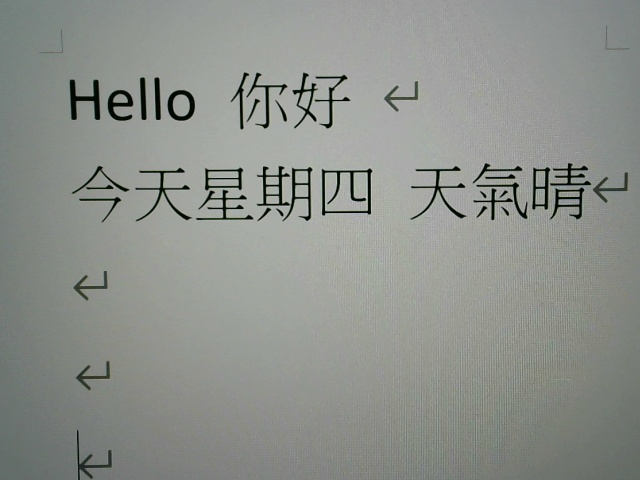
#> input picture Picture/OCRImage.jpg, 640 x 480 px, found by its file name
$ python -i OCRImage.py   (imports and definitions only)
#> lines starting #> are read from the running program, lines starting #| are printed output that depends on the picture; after the words box and inside, x2 and y2 are one past the last pixel; in counts of white or black regions, pixels touching at a corner belong together
import cv2
#import read

def image_func():

    #img = cv2.imread('./pic/1.png', 0)
    img = cv2.imread('/home/pi/Desktop/Project/Picture/OCRImage.jpg', 0)	# 以灰度模式開啟圖片生成圖片物件
#> img: shape (480, 640); min 0, max 197, mean 143.6

    # 先列出用到的預處理手段：

    # 虛化處理
    blurMedian = cv2.medianBlur(img, 3)	# 中值虛化處理p2
    blurGaussian = cv2.GaussianBlur(img,(5,5),0)	# 高斯虛化處理p1
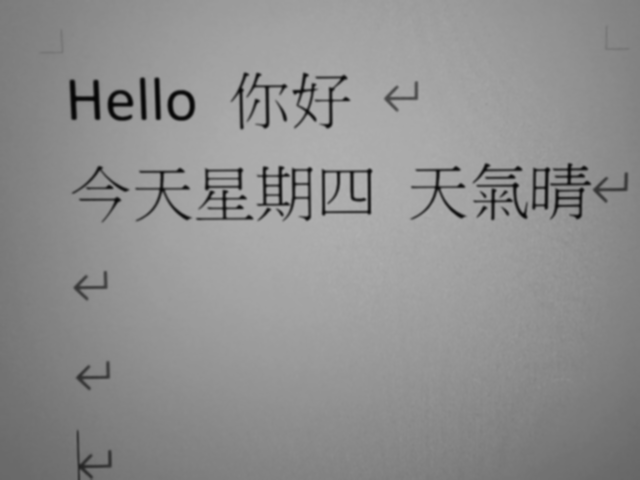
#> blurGaussian: shape (480, 640); min 5, max 177, mean 143.6

    # 闕值處理

    # 最直接的闕值處理 p3
    simpleThreshold = cv2.threshold(img, 127, 255, cv2.THRESH_BINARY)[1]
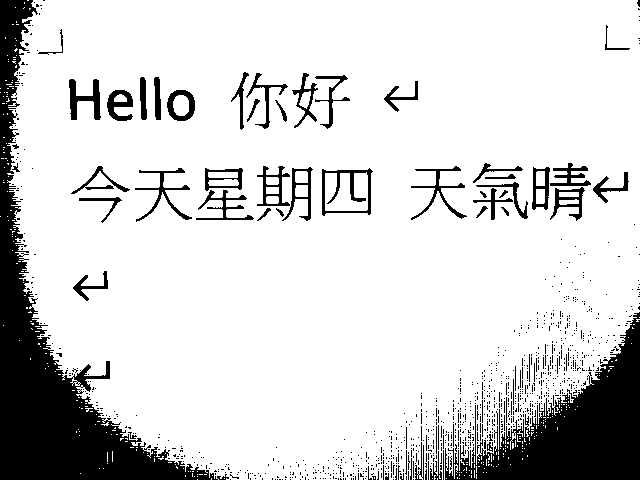
#> simpleThreshold: shape (480, 640); 83.8% white; 1093 black regions (1036 under 20 px), largest, box (x1, y1, x2, y2) and area: (0, 0, 229, 480) 22301, (445, 312, 640, 480) 13686, (322, 168, 373, 216) 725
    # 規定一個闕值127，小於的是背景，大於的是文字(255)。cv2.THRESH_BINARY位置還有其他引數可控選擇，參見opencv-python的技術文件。返回一個列表，列表有兩個元素，第二個元素是處理的圖片物件，所以索引用1

    # 中值自適應闕值處理p4
    adaptiveThreshold1 = cv2.adaptiveThreshold(img, 255, cv2.ADAPTIVE_THRESH_MEAN_C, cv2.THRESH_BINARY, 11, 2)
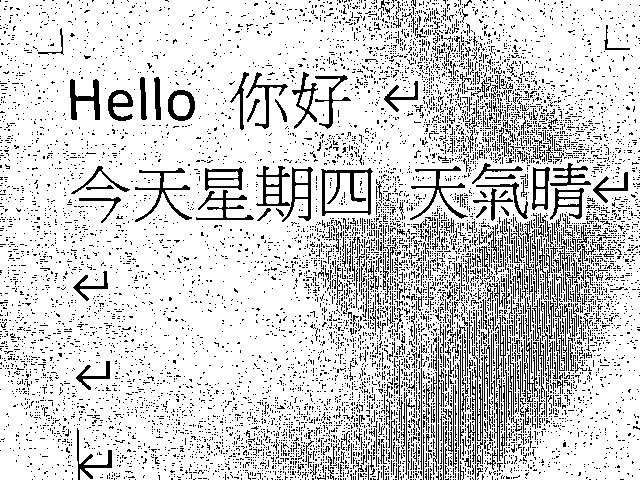
#> adaptiveThreshold1: shape (480, 640); 82.5% white; black in thin lines or dots
    # cv2.ADAPTIVE_THRESH_MEAN_C，闕值取鄰近區域的中值。返回處理後的圖片物件，注意第一個引數影象物件img必須是灰度模式

    # 高斯自適應闕值處理p5
    adaptiveThreshold2 = cv2.adaptiveThreshold(img, 255, cv2.ADAPTIVE_THRESH_GAUSSIAN_C, cv2.THRESH_BINARY, 11, 2)
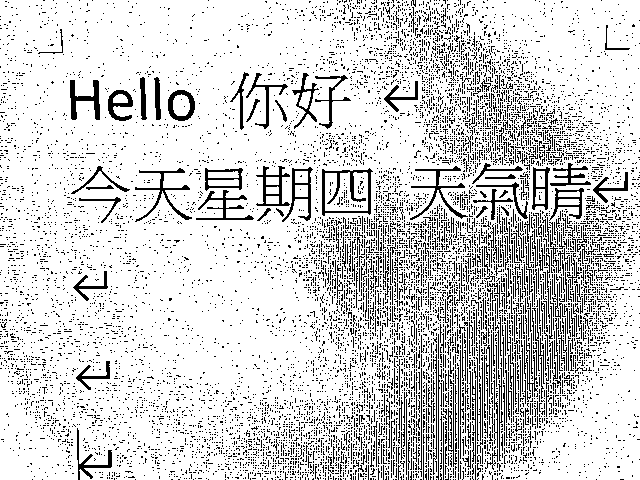
#> adaptiveThreshold2: shape (480, 640); 83.2% white; black in thin lines or dots
    # cv2.ADAPTIVE_THRESH_GAUSSIAN_C闕值是加了權重的鄰近區域值的和，而這個權重的計算使用了高斯窗（Gaussian Window）

    # OTSU二值化處理p6
    otsuThreshold1 = cv2.threshold(img, 0, 255, cv2.THRESH_BINARY+cv2.THRESH_OTSU) [1]
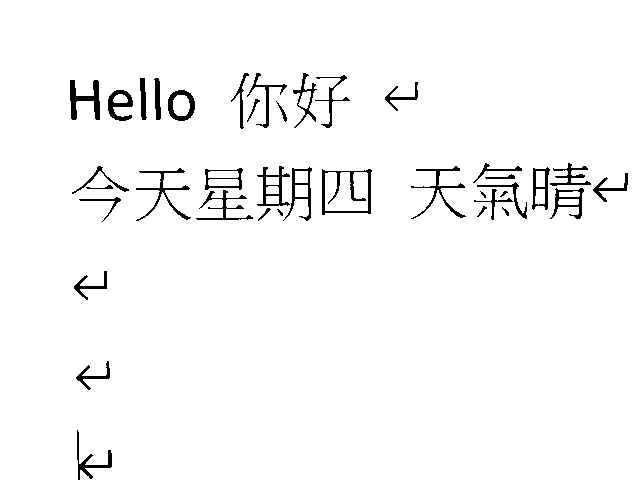
#> otsuThreshold1: shape (480, 640); 97.1% white; 39 black regions (3 under 20 px), largest, box (x1, y1, x2, y2) and area: (322, 169, 372, 215) 612, (70, 80, 100, 120) 530, (136, 168, 191, 221) 463

    # 先高斯虛化過濾後，再做OTSU二值化處理 p7
    otsuThreshold2 = cv2.threshold(blurMedian, 0, 255, cv2.THRESH_BINARY+cv2.THRESH_OTSU)[1]
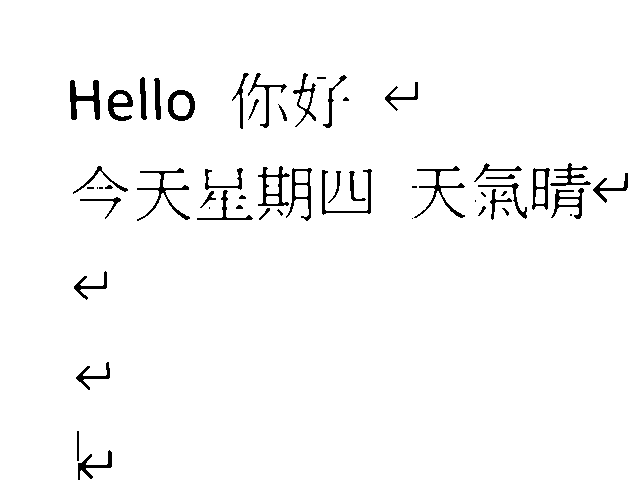
#> otsuThreshold2: shape (480, 640); 97.1% white; 55 black regions (13 under 20 px), largest, box (x1, y1, x2, y2) and area: (70, 80, 100, 120) 534, (137, 168, 190, 221) 478, (414, 166, 465, 218) 452

    # 也可以先中值虛化後跟自適應闕值處理組合，先高s斯虛化後過濾後再自適應闕值處理，看哪個預處理預處理效果好。接下來把處理手法名稱字串加入列表，作為視窗顯示的標題。

    titles = ['Original Image0', 'Gaussian filtered Image1', 'Median blur2', 'Global Thresholding(v=127)3', 'Adaptive Mean Thresholding4', 'Adaptive Gaussian Thresholding5', "Otsu's Thresholding6", "Otsu's Thresholding after Gaussian filter7"]
    # 預處理後顯示視窗的視窗標題列表
    #cv2.namedWindow('GreyModeOpen',cv2.WINDOW_NORMAL)
    images = [img, blurGaussian, blurMedian, simpleThreshold, adaptiveThreshold1, adaptiveThreshold2,otsuThreshold1, otsuThreshold2]
    # 預處理後的圖片物件


    for i in range(len(images)):
        #cv2.namedWindow(titles[i],cv2.WINDOE_NORMAL)
        cv2.imshow(titles[i], images[i])
        path = ('/home/pi/Desktop/Project/img_text/p')
         #顯示預處理後的圖片，視窗標題從標題列表中取，預處理 後的圖片物件從物件列表中取
        cv2.imwrite(path+str(i)+'.jpg',images[i])
        cv2.waitKey(0)
#> this loop made 8 passes

        # 等待敲擊鍵盤結束本次迴圈，開始下一次迴圈。注意對敲鍵盤有反應必須在圖片視窗是前端的情況下（前段視窗標題背景為藍，後段視窗標題背景為灰色）

    #read.read_func()


>>> result = image_func()
